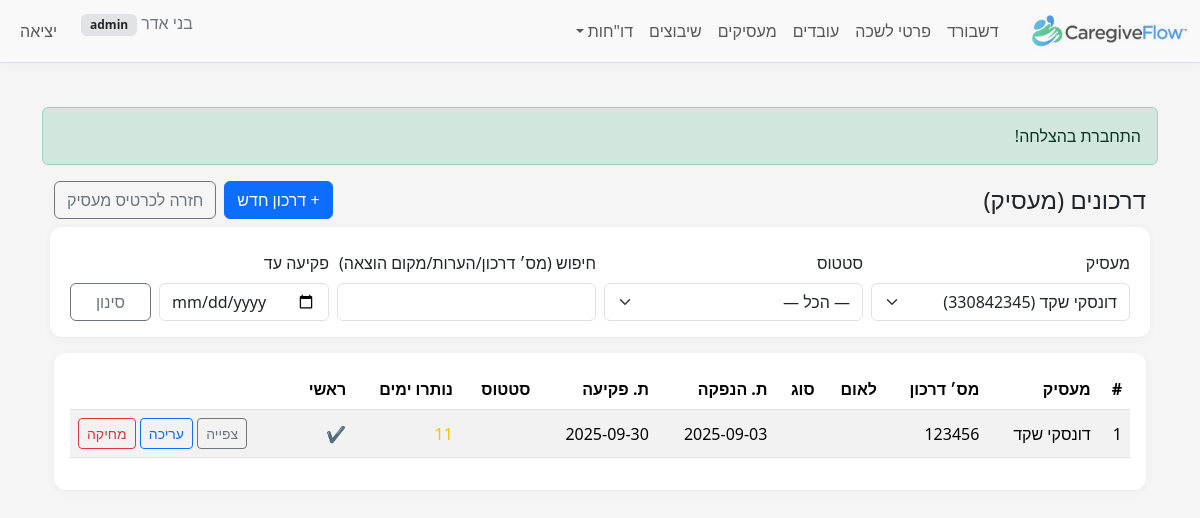
The app's page /index.php?r=employer_passports/index&employer_id=1 (signed in), older data.
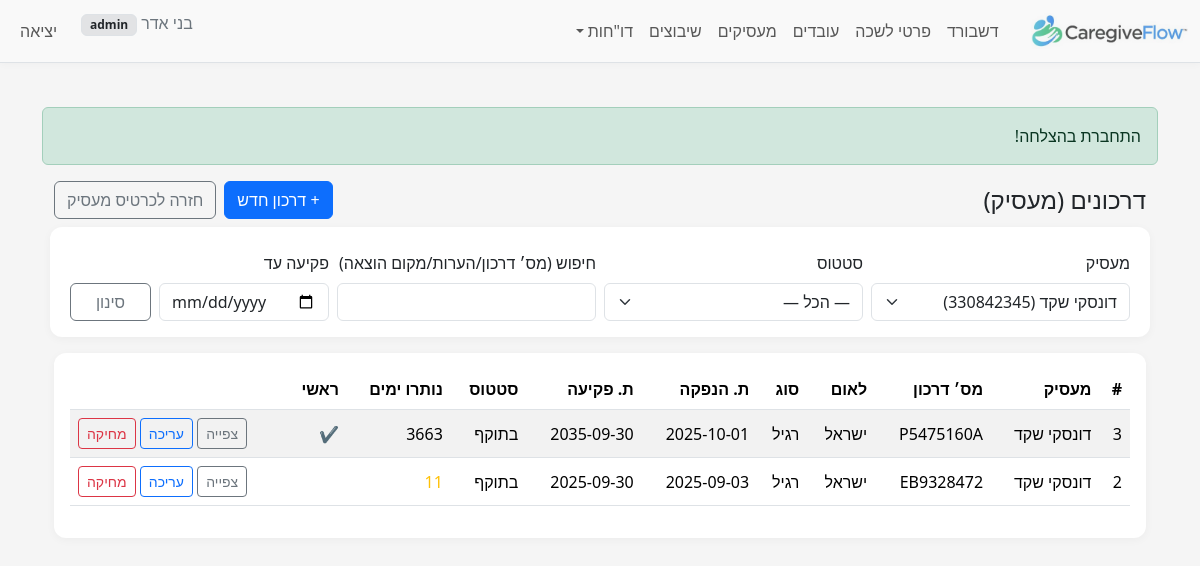
The same page, newer data.
### tables this page shows
CREATE TABLE `employer_passports` (
  `id` bigint(20) UNSIGNED NOT NULL,
  `employer_id` bigint(20) UNSIGNED NOT NULL,
  `passport_number` varchar(60) NOT NULL,
  `issuing_country_code` char(2) NOT NULL,
  `passport_type_code` tinyint(3) UNSIGNED DEFAULT NULL,
  `country_code` int(10) UNSIGNED DEFAULT NULL,
  `issue_date` date DEFAULT NULL,
  `expiry_date` date DEFAULT NULL,
  `is_primary` tinyint(1) NOT NULL DEFAULT 0,
  `issue_place` varchar(120) DEFAULT NULL,
  `status_code` tinyint(3) UNSIGNED DEFAULT NULL,
  `notes` text DEFAULT NULL,
  `created_at` timestamp NULL DEFAULT current_timestamp(),
  `updated_at` timestamp NULL DEFAULT current_timestamp() ON UPDATE current_timestamp()
);

CREATE TABLE `employers` (
  `id` bigint(20) UNSIGNED NOT NULL,
  `id_type_code` tinyint(3) UNSIGNED NOT NULL,
  `id_number` varchar(20) NOT NULL,
  `passport_number` varchar(20) DEFAULT NULL,
  `last_name` varchar(60) NOT NULL,
  `first_name` varchar(60) NOT NULL,
  `gender_code` tinyint(3) UNSIGNED DEFAULT NULL COMMENT 'Employer gender (1=male,2=female per BAFI)',
  `phone` varchar(10) DEFAULT NULL,
  `phone_prefix_il` varchar(4) DEFAULT NULL,
  `phone_number_il` varchar(10) DEFAULT NULL,
  `phone_alt` varchar(30) DEFAULT NULL,
  `email` varchar(120) DEFAULT NULL,
  `birth_date` date DEFAULT NULL,
  `birth_year` smallint(5) UNSIGNED DEFAULT NULL COMMENT 'Employer birth year (yyyy)',
  `city_code` int(10) UNSIGNED DEFAULT NULL,
  `city_name_he` varchar(120) DEFAULT NULL,
  `street_code` int(10) UNSIGNED DEFAULT NULL,
  `street_name_he` varchar(120) DEFAULT NULL,
  `foreign_country_code` int(10) UNSIGNED DEFAULT NULL COMMENT 'MoI country numeric code for foreign employer',
  `house_no` varchar(10) DEFAULT NULL,
  `apartment` varchar(10) DEFAULT NULL,
  `zipcode` varchar(10) DEFAULT NULL,
  `notes` text DEFAULT NULL,
  `created_at` timestamp NOT NULL DEFAULT current_timestamp(),
  `updated_at` timestamp NULL DEFAULT current_timestamp() ON UPDATE current_timestamp(),
  `company_name` varchar(150) DEFAULT NULL,
  `contact_email` varchar(120) DEFAULT NULL,
  `contact_name` varchar(120) DEFAULT NULL,
  `contact_phone` varchar(30) DEFAULT NULL
);

CREATE TABLE `countries` (
  `country_code` int(10) UNSIGNED NOT NULL,
  `name_he` varchar(100) NOT NULL
);

CREATE TABLE `passport_type_codes` (
  `passport_type_code` tinyint(3) UNSIGNED NOT NULL,
  `name_he` varchar(80) NOT NULL
);

CREATE TABLE `passport_status_codes` (
  `passport_status_code` tinyint(3) UNSIGNED NOT NULL,
  `name_he` varchar(80) NOT NULL
);

### src/controllers/EmployerPassportsController.php (called while the page is built, shortened)
<?php
require_once __DIR__ . '/../models/EmployerPassport.php';
require_once __DIR__ . '/../services/EmployerPassportService.php';
class EmployerPassportsController
{
    public static function index(PDO $pdo)
    {
        $m = new EmployerPassport($pdo);
        $filters = [
            'employer_id'   => $_GET['employer_id'] ?? null,
            'status'        => $_GET['status'] ?? null,
            'q'             => $_GET['q'] ?? null,
            'expires_until' => $_GET['expires_until'] ?? null,
        ];
        $page  = max(1, (int)($_GET['page'] ?? 1));
        $limit = 25; $offset = ($page - 1) * $limit;
        $items = $m->all($filters, $limit, $offset);
        $status_codes  = self::status_codes($pdo);
        $type_codes    = self::type_codes($pdo);
        $country_codes = self::country_codes($pdo);
        require __DIR__.'/../../views/employer_passports/index.php';
    }
    private static function status_codes(PDO $pdo): array
    {
        $rows = $pdo->query("SELECT passport_status_code AS code, name_he FROM passport_status_codes ORDER BY code")
                    ->fetchAll(PDO::FETCH_ASSOC);
        $out = []; foreach ($rows as $r) { $out[(int)$r['code']] = $r['name_he']; } return $out;
    }
    private static function type_codes(PDO $pdo): array
    {
        $rows = $pdo->query("SELECT passport_type_code AS code, name_he FROM passport_type_codes ORDER BY code")
                    ->fetchAll(PDO::FETCH_ASSOC);
        $out = []; foreach ($rows as $r) { $out[(int)$r['code']] = $r['name_he']; } return $out;
    }
    private static function country_codes(PDO $pdo): array
    {
        $rows = $pdo->query("SELECT country_code AS code, name_he FROM countries ORDER BY name_he")
                    ->fetchAll(PDO::FETCH_ASSOC);
        $out = []; foreach ($rows as $r) { $out[(int)$r['code']] = $r['name_he']; } return $out;
    }
}

### public/index.php (called while the page is built, shortened)
<?php
require __DIR__ . '/../src/helpers.php';
$pdo = db();
$route = $_GET['r'] ?? 'dashboard/index';
[$ctrl, $action] = array_pad(explode('/', $route, 2), 2, 'index');
$action = strtok($action, '&?');
$action = preg_replace('/[^A-Za-z0-9_]/', '', $action);
$controllerClass = preg_replace('/[^A-Za-z0-9]/', '', ucwords(str_replace(['_', '-'], ' ', $ctrl))) . 'Controller';
call_user_func([$controllerClass, $action], $pdo);

### src/models/EmployerPassport.php (called while the page is built, shortened)
<?php
class EmployerPassport
{
    private $pdo;
    public function __construct(PDO $pdo)
    {
        $this->pdo = $pdo;
    }
    public function all(array $filters = [], int $limit = 25, int $offset = 0, ?string $order_by = null): array
    {
        $where  = [];
        $params = [];
        if (!empty($filters['employer_id'])) {
            $where[] = 'p.employer_id = :employer_id';
            $params[':employer_id'] = (int)$filters['employer_id'];
        }
        $whereSql = $where ? ('WHERE ' . implode(' AND ', $where)) : '';
        $order    = $order_by ?: 'p.is_primary DESC, p.expiry_date ASC, p.id DESC';
        $sql = "SELECT p.*, e.first_name, e.last_name, e.id_number, e.passport_number AS employer_passport_number,
                       sc.name_he AS status_name,
                       tc.name_he AS type_name,
                       c.name_he  AS country_name
                  FROM employer_passports p
             LEFT JOIN employers             e  ON e.id = p.employer_id
             LEFT JOIN passport_status_codes sc ON sc.passport_status_code  = p.status_code
             LEFT JOIN passport_type_codes   tc ON tc.passport_type_code    = p.passport_type_code
             LEFT JOIN countries             c  ON c.country_code           = p.country_code
                  $whereSql
                  ORDER BY $order
                 LIMIT :limit OFFSET :offset";
        $stmt = $this->pdo->prepare($sql);
        foreach ($params as $k => $v) { $stmt->bindValue($k, $v); }
        $stmt->bindValue(':limit', max(0, $limit), PDO::PARAM_INT);
        $stmt->bindValue(':offset', max(0, $offset), PDO::PARAM_INT);
        $stmt->execute();
        return $stmt->fetchAll(PDO::FETCH_ASSOC) ?: [];
    }
}

### src/helpers.php (called while the page is built, shortened)
<?php
function e($str): string { return htmlspecialchars((string)$str, ENT_QUOTES | ENT_SUBSTITUTE, 'UTF-8'); }

### src/services/EmployerPassportService.php (called while the page is built, shortened)
<?php
class EmployerPassportService
{
    public static function derivedStatusCode($status_code, ?string $expiry_date)
    {
        return is_numeric($status_code) ? (int)$status_code : null;
    }
    public static function daysUntilExpiry(?string $expiry_date): ?int
    {
        $d = (new DateTime($expiry_date))->setTime(0,0,0);
        $t = (new DateTime('today'))->setTime(0,0,0);
        return (int)$t->diff($d)->format('%r%a');
    }
}

### views/employer_passports/index.php (the view, shortened to what the changed rows need)
<?php require __DIR__ . '/../layout/header.php'; ?>
<div class="container" dir="rtl">
    <div class="d-flex justify-content-between align-items-center mb-3">
        <h1 class="h4 mb-0">דרכונים (מעסיק)</h1>
    </div>
    <div class="table-responsive">
        <table class="table table-striped align-middle">
            <thead>
                <tr>
                    <th>#</th>
                    <th>מעסיק</th>
                    <th>מס׳ דרכון</th>
                    <th>לאום</th>
                    <th>סוג</th>
                    <th>ת. הנפקה</th>
                    <th>ת. פקיעה</th>
                    <th>סטטוס</th>
                    <th>נותרו ימים</th>
                    <th>ראשי</th>
                    <th></th>
                </tr>
            </thead>
            <tbody>
            <?php foreach ($items as $row): ?>
                <?php
                    $derived = EmployerPassportService::derivedStatusCode($row['status_code'] ?? null, $row['expiry_date'] ?? null);
                    $days    = EmployerPassportService::daysUntilExpiry($row['expiry_date'] ?? null);
                ?>
                <tr>
                    <td><?= e($row['id']) ?></td>
                    <td>
                        <?= e($row['last_name'].' '.$row['first_name']) ?><br>
                    </td>
                    <td><?= e($row['passport_number']) ?></td>
                    <td><?= e($row['country_name'] ?? ($row['country_code']!==null?($country_codes[(int)$row['country_code']]??''):'')) ?></td>
                    <td><?= e($row['type_name'] ?? ($row['passport_type_code']!==null?($type_codes[(int)$row['passport_type_code']]??''):'')) ?></td>
                    <td><?= e($row['issue_date']) ?></td>
                    <td><?= e($row['expiry_date']) ?></td>
                    <td>
                        <?php if ($derived === 'expired'): ?>
                            <span class="badge bg-danger">פג</span>
                        <?php else: ?>
                            <?= e($row['status_name'] ?? ($status_codes[(int)($row['status_code'] ?? 0)] ?? '')) ?>
                        <?php endif; ?>
                    </td>
                    <td>
                        <?php if (is_null($days)): ?>—
                        <?php elseif ($days < 0): ?><span class="text-danger"><?= e($days) ?></span>
                        <?php elseif ($days <= 30): ?><span class="text-warning"><?= e($days) ?></span>
                        <?php else: ?><?= e($days) ?>
                        <?php endif; ?>
                    </td>
                    <td><?= !empty($row['is_primary']) ? '✔' : '' ?></td>
                    <td class="text-end">
                        <a class="btn btn-sm btn-outline-secondary" href="?r=employer_passports/view&id=<?= e($row['id']) ?>&employer_id=<?= e($filters['employer_id']) ?>">צפייה</a>
                        <a class="btn btn-sm btn-outline-primary" href="?r=employer_passports/edit&id=<?= e($row['id']) ?>&employer_id=<?= e($filters['employer_id']) ?>">עריכה</a>
                        <a class="btn btn-sm btn-outline-danger" href="?r=employer_passports/delete&id=<?= e($row['id']) ?>" onclick="return confirm('למחוק?');">מחיקה</a>
                    </td>
                </tr>
            <?php endforeach; ?>
            </tbody>
        </table>
    </div>
</div>
<?php require __DIR__ . '/../layout/footer.php'; ?>

Row changes from the older to the newer data that the page shows:
removed employer_passports: id "1", employer.first_name "דונסקי שקד", passport_number "123456", issue_date "2025-09-03", expiry_date "2025-09-30", expiry_date "11"
added employer_passports: id "3", employer.first_name "דונסקי שקד", passport_number "P5475160A", country_code.name_he "ישראל", passport_type_code.name_he "רגיל", issue_date "2025-10-01", expiry_date "2035-09-30", status_code.name_he "בתוקף", expiry_date "3663"
added employer_passports: id "2", employer.first_name "דונסקי שקד", passport_number "EB9328472", country_code.name_he "ישראל", passport_type_code.name_he "רגיל", issue_date "2025-09-03", expiry_date "2025-09-30", status_code.name_he "בתוקף", expiry_date "11"
